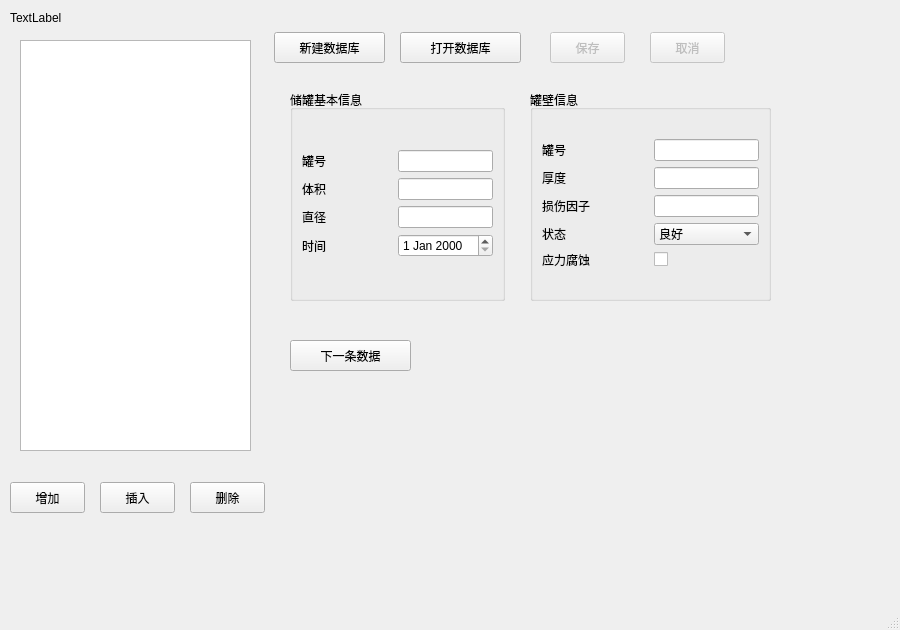
<?xml version="1.0" encoding="UTF-8"?>
<ui version="4.0">
 <class>MainWindow</class>
 <widget class="QMainWindow" name="MainWindow">
  <property name="geometry">
   <rect>
    <x>0</x>
    <y>0</y>
    <width>900</width>
    <height>630</height>
   </rect>
  </property>
  <property name="windowTitle">
   <string>MainWindow</string>
  </property>
  <widget class="QWidget" name="centralwidget">
   <widget class="QPushButton" name="btn_newDB">
    <property name="geometry">
     <rect>
      <x>274</x>
      <y>32</y>
      <width>111</width>
      <height>31</height>
     </rect>
    </property>
    <property name="text">
     <string>新建数据库</string>
    </property>
   </widget>
   <widget class="QPushButton" name="btn_openDB">
    <property name="geometry">
     <rect>
      <x>400</x>
      <y>32</y>
      <width>121</width>
      <height>31</height>
     </rect>
    </property>
    <property name="text">
     <string>打开数据库</string>
    </property>
   </widget>
   <widget class="QPushButton" name="btn_add">
    <property name="geometry">
     <rect>
      <x>10</x>
      <y>482</y>
      <width>75</width>
      <height>31</height>
     </rect>
    </property>
    <property name="text">
     <string>增加</string>
    </property>
   </widget>
   <widget class="QPushButton" name="btn_insert">
    <property name="geometry">
     <rect>
      <x>100</x>
      <y>482</y>
      <width>75</width>
      <height>31</height>
     </rect>
    </property>
    <property name="text">
     <string>插入</string>
    </property>
   </widget>
   <widget class="QPushButton" name="btn_delete">
    <property name="geometry">
     <rect>
      <x>190</x>
      <y>482</y>
      <width>75</width>
      <height>31</height>
     </rect>
    </property>
    <property name="text">
     <string>删除</string>
    </property>
   </widget>
   <widget class="QPushButton" name="btn_saveDB">
    <property name="enabled">
     <bool>false</bool>
    </property>
    <property name="geometry">
     <rect>
      <x>550</x>
      <y>32</y>
      <width>75</width>
      <height>31</height>
     </rect>
    </property>
    <property name="text">
     <string>保存</string>
    </property>
   </widget>
   <widget class="QGroupBox" name="groupBox">
    <property name="geometry">
     <rect>
      <x>290</x>
      <y>90</y>
      <width>215</width>
      <height>211</height>
     </rect>
    </property>
    <property name="title">
     <string>储罐基本信息</string>
    </property>
    <layout class="QGridLayout" name="gridLayout_2">
     <item row="0" column="0">
      <layout class="QGridLayout" name="gridLayout">
       <item row="1" column="1">
        <widget class="QLineEdit" name="LEdit_Volume"/>
       </item>
       <item row="2" column="0">
        <widget class="QLabel" name="label_3">
         <property name="text">
          <string>直径</string>
         </property>
        </widget>
       </item>
       <item row="2" column="1">
        <widget class="QLineEdit" name="LEdit_Diameter"/>
       </item>
       <item row="0" column="0">
        <widget class="QLabel" name="label">
         <property name="sizePolicy">
          <sizepolicy hsizetype="Preferred" vsizetype="Preferred">
           <horstretch>1</horstretch>
           <verstretch>0</verstretch>
          </sizepolicy>
         </property>
         <property name="text">
          <string>罐号</string>
         </property>
        </widget>
       </item>
       <item row="0" column="1">
        <widget class="QLineEdit" name="LEidt_TankNo">
         <property name="sizePolicy">
          <sizepolicy hsizetype="Expanding" vsizetype="Fixed">
           <horstretch>1</horstretch>
           <verstretch>0</verstretch>
          </sizepolicy>
         </property>
        </widget>
       </item>
       <item row="1" column="0">
        <widget class="QLabel" name="label_2">
         <property name="text">
          <string>体积</string>
         </property>
        </widget>
       </item>
       <item row="3" column="1">
        <widget class="QDateEdit" name="dateEdit"/>
       </item>
       <item row="3" column="0">
        <widget class="QLabel" name="label_7">
         <property name="text">
          <string>时间</string>
         </property>
        </widget>
       </item>
      </layout>
     </item>
    </layout>
   </widget>
   <widget class="QGroupBox" name="groupBox_2">
    <property name="geometry">
     <rect>
      <x>530</x>
      <y>90</y>
      <width>241</width>
      <height>211</height>
     </rect>
    </property>
    <property name="title">
     <string>罐壁信息</string>
    </property>
    <layout class="QGridLayout" name="gridLayout_4">
     <item row="0" column="0">
      <layout class="QGridLayout" name="gridLayout_3">
       <item row="2" column="1">
        <widget class="QLineEdit" name="LEdit_Damage"/>
       </item>
       <item row="0" column="1">
        <widget class="QLineEdit" name="LEidt_TankNoWall">
         <property name="sizePolicy">
          <sizepolicy hsizetype="Expanding" vsizetype="Fixed">
           <horstretch>1</horstretch>
           <verstretch>0</verstretch>
          </sizepolicy>
         </property>
        </widget>
       </item>
       <item row="0" column="0">
        <widget class="QLabel" name="label_6">
         <property name="sizePolicy">
          <sizepolicy hsizetype="Preferred" vsizetype="Preferred">
           <horstretch>1</horstretch>
           <verstretch>0</verstretch>
          </sizepolicy>
         </property>
         <property name="text">
          <string>罐号</string>
         </property>
        </widget>
       </item>
       <item row="1" column="1">
        <widget class="QLineEdit" name="LEdit_Thickness">
         <property name="sizePolicy">
          <sizepolicy hsizetype="Expanding" vsizetype="Fixed">
           <horstretch>1</horstretch>
           <verstretch>0</verstretch>
          </sizepolicy>
         </property>
        </widget>
       </item>
       <item row="2" column="0">
        <widget class="QLabel" name="label_5">
         <property name="text">
          <string>损伤因子</string>
         </property>
        </widget>
       </item>
       <item row="1" column="0">
        <widget class="QLabel" name="label_4">
         <property name="sizePolicy">
          <sizepolicy hsizetype="Preferred" vsizetype="Preferred">
           <horstretch>1</horstretch>
           <verstretch>0</verstretch>
          </sizepolicy>
         </property>
         <property name="text">
          <string>厚度</string>
         </property>
        </widget>
       </item>
       <item row="3" column="0">
        <widget class="QLabel" name="label_8">
         <property name="text">
          <string>状态</string>
         </property>
        </widget>
       </item>
       <item row="3" column="1">
        <widget class="QComboBox" name="comboBox_state">
         <item>
          <property name="text">
           <string>良好</string>
          </property>
         </item>
         <item>
          <property name="text">
           <string>不及格</string>
          </property>
         </item>
        </widget>
       </item>
       <item row="4" column="0">
        <widget class="QLabel" name="label_9">
         <property name="text">
          <string>应力腐蚀</string>
         </property>
        </widget>
       </item>
       <item row="4" column="1">
        <widget class="QCheckBox" name="checkBox_isdamage">
         <property name="text">
          <string/>
         </property>
        </widget>
       </item>
      </layout>
     </item>
    </layout>
   </widget>
   <widget class="QLabel" name="label_Filename">
    <property name="geometry">
     <rect>
      <x>10</x>
      <y>10</y>
      <width>261</width>
      <height>16</height>
     </rect>
    </property>
    <property name="text">
     <string>TextLabel</string>
    </property>
   </widget>
   <widget class="QTableView" name="tableView">
    <property name="geometry">
     <rect>
      <x>20</x>
      <y>40</y>
      <width>231</width>
      <height>411</height>
     </rect>
    </property>
   </widget>
   <widget class="QPushButton" name="btn_Revert">
    <property name="enabled">
     <bool>false</bool>
    </property>
    <property name="geometry">
     <rect>
      <x>650</x>
      <y>32</y>
      <width>75</width>
      <height>31</height>
     </rect>
    </property>
    <property name="text">
     <string>取消</string>
    </property>
   </widget>
   <widget class="QPushButton" name="btn_nextRecord">
    <property name="geometry">
     <rect>
      <x>290</x>
      <y>340</y>
      <width>121</width>
      <height>31</height>
     </rect>
    </property>
    <property name="text">
     <string>下一条数据</string>
    </property>
   </widget>
  </widget>
  <widget class="QMenuBar" name="menubar">
   <property name="geometry">
    <rect>
     <x>0</x>
     <y>0</y>
     <width>900</width>
     <height>30</height>
    </rect>
   </property>
  </widget>
  <widget class="QStatusBar" name="statusbar"/>
 </widget>
 <resources/>
 <connections/>
</ui>
